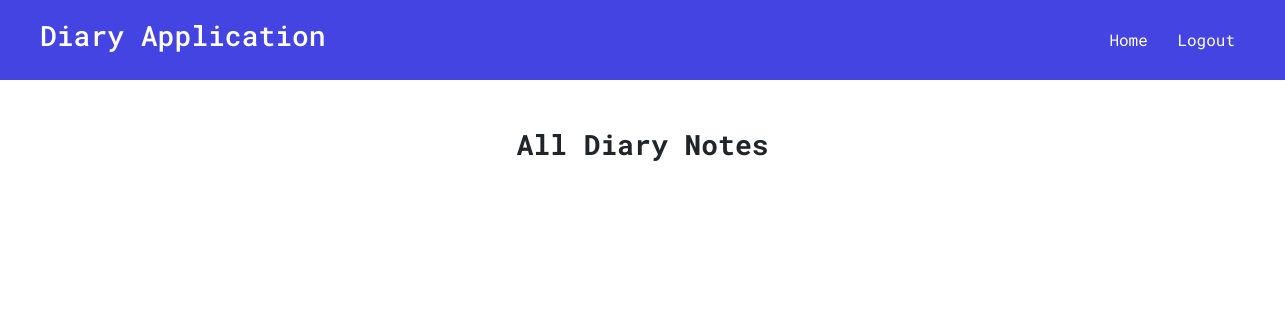
The page /all (signed in) on the database as committed earlier.
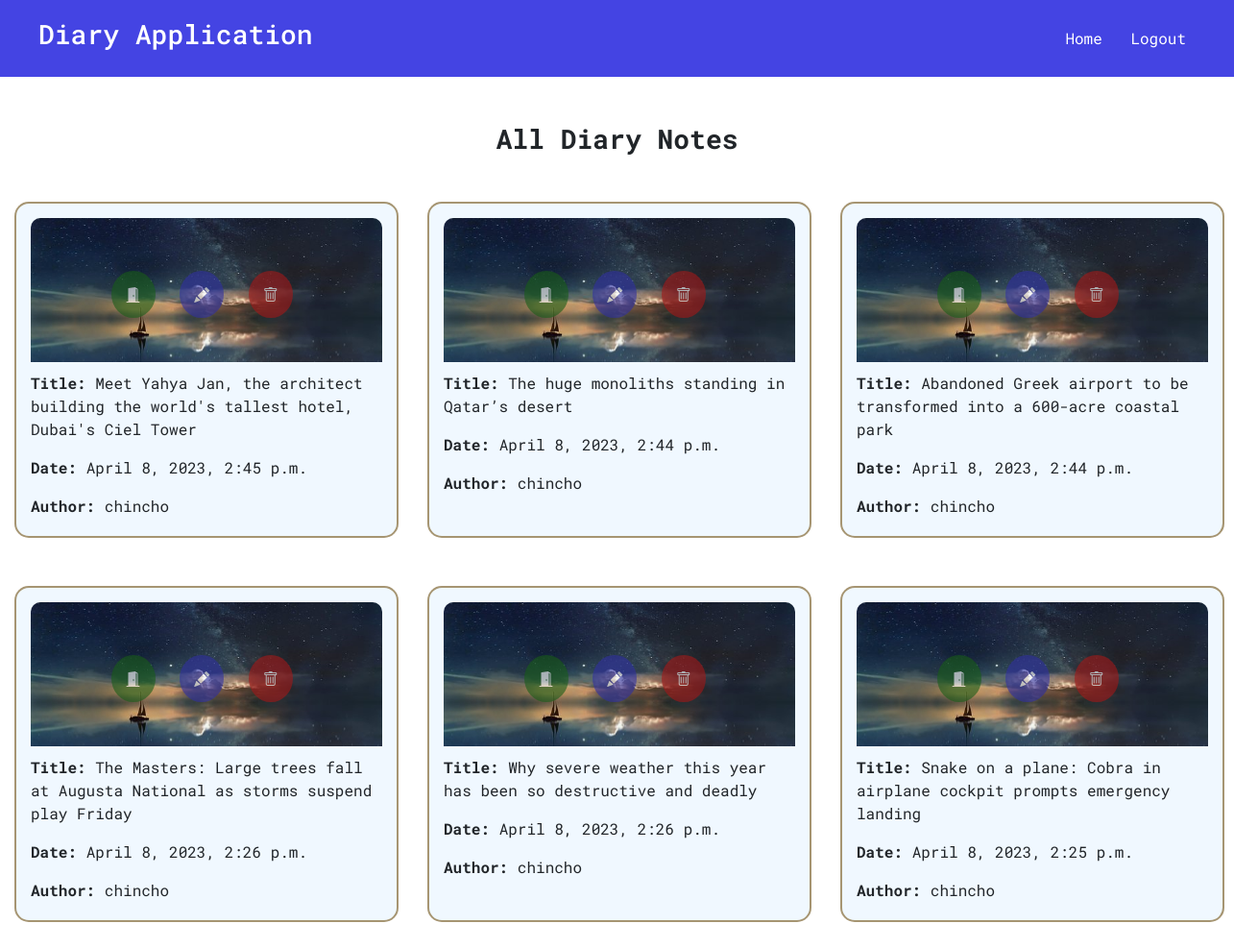
The same page on the database as committed later.
### class_based_app/models.py (models this page shows, shortened)
class Diary(models.Model):
    title = models.CharField(max_length=200, unique=True)
    date_time = models.DateTimeField(auto_now=True)
    content = RichTextField(blank=True, null=True)
    image_url = models.CharField(max_length=500, blank=True, null=True)
    user = models.ForeignKey(User, on_delete=models.CASCADE)
    class Meta:
        verbose_name = "Diary"

### class_based_app/views.py (the view)
# urls.py: path("all", views.NoteListView.as_view(), name="all")
class NoteListView(ListView):
    model = Diary
    template_name = "diary_app/all.html"
    context_object_name = "notes"
    def get_queryset(self):
        result = super(NoteListView, self).get_queryset()
        current_user = self.request.user
        result = Diary.objects.filter(user=current_user).all().order_by("-date_time")
        return result

### class_based_app/templates/diary_app/all.html (shortened to what this page needs)
{% extends "base.html" %}
{% load static %}
{% block css_styles %}
    <link rel="stylesheet" href="{% static 'diary_app/css/all.css' %}">
{% endblock css_styles %}
{% block content %}
    <h3 class="text-center fw-bold mt-5 mb-5">All Diary Notes</h3>
    <div class="mt-4 mb-5 outer-div">
        {% for note in notes %}
            <div class="diary-div">
                <p><strong>Title:</strong> {{ note.title }}</p>
                <p><strong>Date:</strong> {{ note.date_time }}</p>
                <p><strong>Author:</strong> {{ note.user.username }}</p>
                <h6 class="hold-link">
                    <a class="check-link" href="{% url 'detail' pk=note.id %}"><i class="bi bi-door-open-fill"></i></a>
                    <a class="update-link" href="{% url 'update' pk=note.id %}"><i class="bi bi-pencil-fill"></i></a>
                    <a class="delete-link" href="{% url 'delete' pk=note.id %}"><i class="bi bi-trash"></i></a>
                </h6>
            </div>
        {% endfor %}
    </div>
{% endblock content %}

Rows that differ between the two databases and show on the page:
added Diary: title "Meet Yahya Jan, the architect building the world's tallest hotel, Dubai's Ciel Tower", date_time "April 8, 2023, 2:45 p.m.", user.username "chincho"
added Diary: title "The huge monoliths standing in Qatar’s desert", date_time "April 8, 2023, 2:44 p.m.", user.username "chincho"
added Diary: title "Abandoned Greek airport to be transformed into a 600-acre coastal park", date_time "April 8, 2023, 2:44 p.m.", user.username "chincho"
added Diary: title "The Masters: Large trees fall at Augusta National as storms suspend play Friday", date_time "April 8, 2023, 2:26 p.m.", user.username "chincho"
added Diary: title "Why severe weather this year has been so destructive and deadly", date_time "April 8, 2023, 2:26 p.m.", user.username "chincho"
added Diary: title "Snake on a plane: Cobra in airplane cockpit prompts emergency landing", date_time "April 8, 2023, 2:25 p.m.", user.username "chincho"
